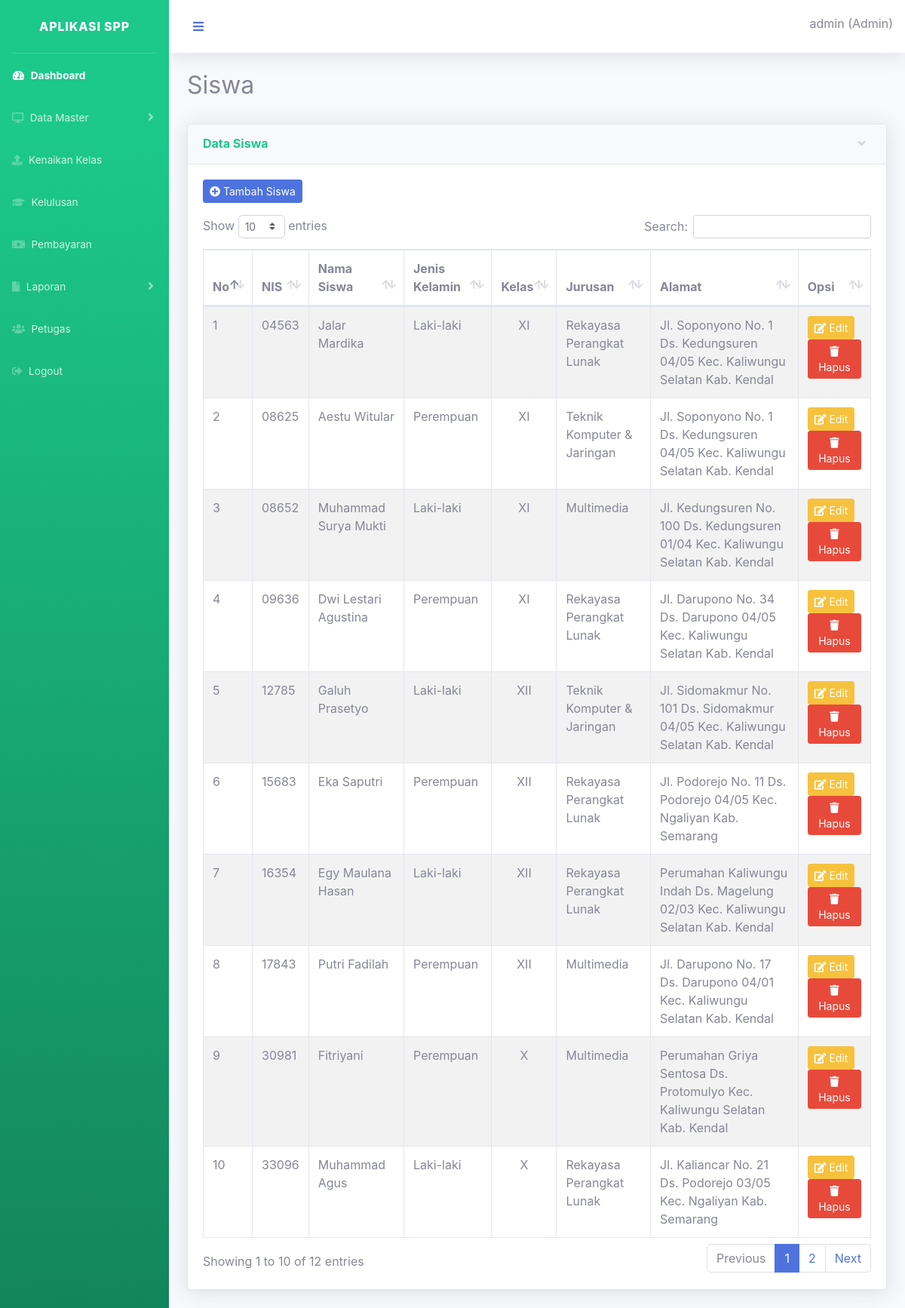
Screenshot of /dashboard/siswa.php (signed in) with the database file from the repository.
### tables this page shows
CREATE TABLE `siswa` (
  `nis` varchar(20) NOT NULL,
  `nama` varchar(100) NOT NULL,
  `password` text NOT NULL,
  `jk` varchar(20) NOT NULL,
  `id_kelas` bigint(20) DEFAULT NULL,
  `id_prodi` bigint(20) NOT NULL,
  `alamat` text NOT NULL,
  `lulus` tinyint(1) NOT NULL
);

CREATE TABLE `kelas` (
  `id_kelas` bigint(20) NOT NULL,
  `kelas` varchar(50) NOT NULL
);

CREATE TABLE `prodi` (
  `id_prodi` bigint(20) NOT NULL,
  `prodi` varchar(100) NOT NULL
);

### dashboard/siswa.php (the view, shortened to what this page needs)
<?php
include 'header.php';
if ($_SESSION['level'] == 'Admin') {
	?>
	<div class="container-fluid">
		<div class="d-sm-flex align-items-center justify-content-between mb-4">
			<h2>Siswa</h2>
		</div>
		<div class="row">
			<div class="col-md-12">
				<div class="card shadow mb-4">
		            <a href="#collapseCardInfo" class="d-block card-header py-3" data-toggle="collapse"
		                role="button" aria-expanded="true" aria-controls="collapseCardInfo">
		                <h6 class="m-0 font-weight-bold text-success">Data Siswa</h6>
		            </a>
		            <div class="collapse show" id="collapseCardInfo">
		            	<div class="card-body">
		            		<a href="#" class="btn btn-primary btn-sm mb-3" data-toggle="modal" data-target="#mymodal"><i class="fa fa-plus-circle"></i> Tambah Siswa</a>
		            		<table id="dataTable" class="table table-bordered table-striped table-hover table-responsive-md table-saya">
		            			<thead>
		            				<tr>
		            					<th>No</th>
		            					<th>NIS</th>
		            					<th>Nama Siswa</th>
		            					<th>Jenis Kelamin</th>
		            					<th>Kelas</th>
		            					<th>Jurusan</th>
		            					<th>Alamat</th>
		            					<th>Opsi</th>
		            				</tr>
		            			</thead>
		            			<tbody>
		            				<?php
		            				$no = 1;
		            				$siswa = mysqli_query($koneksi,"SELECT * FROM siswa JOIN kelas ON siswa.id_kelas=kelas.id_kelas JOIN prodi ON siswa.id_prodi=prodi.id_prodi ORDER BY nis ASC");
		            				while ($d = mysqli_fetch_assoc($siswa)) {
		            					?>
		            					<tr>
		            						<td><?php echo $no++; ?></td>
		            						<td><?php echo $d['nis'];?></td>
		            						<td><?php echo $d['nama'];?></td>
		            						<td><?php echo $d['jk'];?></td>
		            						<td class="text-center"><?php echo $d['kelas'];?></td>
		            						<td><?php echo $d['prodi'];?></td>
		            						<td><?php echo $d['alamat'];?></td>
		            						<td>
		            							<a class="btn btn-warning btn-sm text-white" data-toggle="modal" data-target="#mymodaledit<?php echo $d['nis'];?>"><i class="fa fa-edit"></i> Edit</a>
		            							<a onclick="return confirm('Apakah anda yakin ?')" href="siswa_hapus.php?nis=<?php echo $d['nis']; ?>" class="btn btn-danger btn-sm "><i class="fa fa-trash"></i> Hapus</a>
		            						</td>
		            					</tr>
		            					<?php
		            				}
		            				?>
		            			</tbody>
		            		</table>
		            	</div>
		            </div>
				</div>
			</div>
		</div>
	</div>
	</div>
	</div>
<?php
include 'footer.php';
} ?>

### rows the page displays
siswa: nis "04563", nama "Jalar Mardika", jk "Laki-laki", id_kelas.kelas "XI", id_prodi.prodi "Rekayasa Perangkat Lunak", alamat "Jl. Soponyono No. 1 Ds. Kedungsuren 04/05 Kec. Kaliwungu Selatan Kab. Kendal"
siswa: nis "08625", nama "Aestu Witular", jk "Perempuan", id_kelas.kelas "XI", id_prodi.prodi "Teknik Komputer & Jaringan", alamat "Jl. Soponyono No. 1 Ds. Kedungsuren 04/05 Kec. Kaliwungu Selatan Kab. Kendal"
siswa: nis "08652", nama "Muhammad Surya Mukti", jk "Laki-laki", id_kelas.kelas "XI", id_prodi.prodi "Multimedia", alamat "Jl. Kedungsuren No. 100 Ds. Kedungsuren 01/04 Kec. Kaliwungu Selatan Kab. Kendal"
siswa: nis "09636", nama "Dwi Lestari Agustina", jk "Perempuan", id_kelas.kelas "XI", id_prodi.prodi "Rekayasa Perangkat Lunak", alamat "Jl. Darupono No. 34 Ds. Darupono 04/05 Kec. Kaliwungu Selatan Kab. Kendal"
siswa: nis "12785", nama "Galuh Prasetyo", jk "Laki-laki", id_kelas.kelas "XII", id_prodi.prodi "Teknik Komputer & Jaringan", alamat "Jl. Sidomakmur No. 101 Ds. Sidomakmur 04/05 Kec. Kaliwungu Selatan Kab. Kendal"
siswa: nis "15683", nama "Eka Saputri", jk "Perempuan", id_kelas.kelas "XII", id_prodi.prodi "Rekayasa Perangkat Lunak", alamat "Jl. Podorejo No. 11 Ds. Podorejo 04/05 Kec. Ngaliyan Kab. Semarang"
siswa: nis "16354", nama "Egy Maulana Hasan", jk "Laki-laki", id_kelas.kelas "XII", id_prodi.prodi "Rekayasa Perangkat Lunak", alamat "Perumahan Kaliwungu Indah Ds. Magelung 02/03 Kec. Kaliwungu Selatan Kab. Kendal"
siswa: nis "17843", nama "Putri Fadilah", jk "Perempuan", id_kelas.kelas "XII", id_prodi.prodi "Multimedia", alamat "Jl. Darupono No. 17 Ds. Darupono 04/01 Kec. Kaliwungu Selatan Kab. Kendal"
siswa: nis "30981", nama "Fitriyani", jk "Perempuan", id_kelas.kelas "X", id_prodi.prodi "Multimedia", alamat "Perumahan Griya Sentosa Ds. Protomulyo Kec. Kaliwungu Selatan Kab. Kendal"
siswa: nis "33096", nama "Muhammad Agus", jk "Laki-laki", id_kelas.kelas "X", id_prodi.prodi "Rekayasa Perangkat Lunak", alamat "Jl. Kaliancar No. 21 Ds. Podorejo 03/05 Kec. Ngaliyan Kab. Semarang"

### other values shown
$_SESSION['username_petugas'] "admin"
$_SESSION['level'] "Admin"
